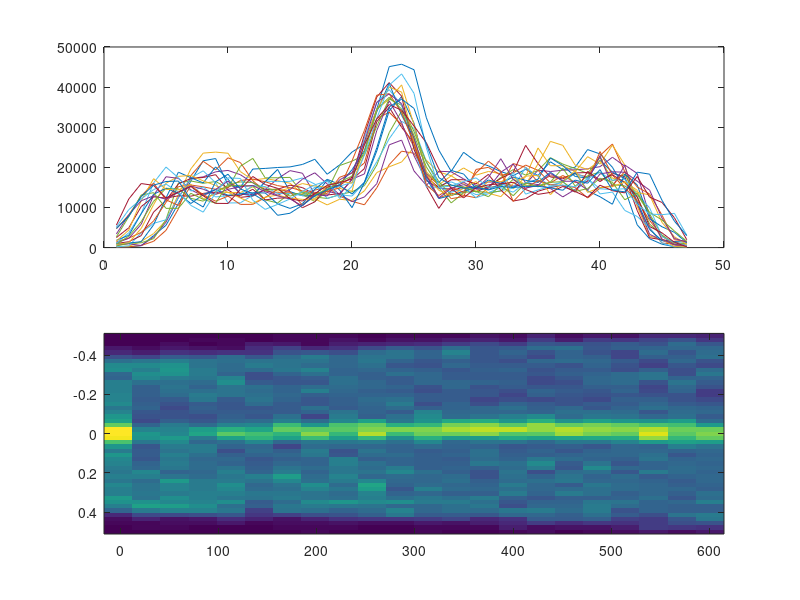
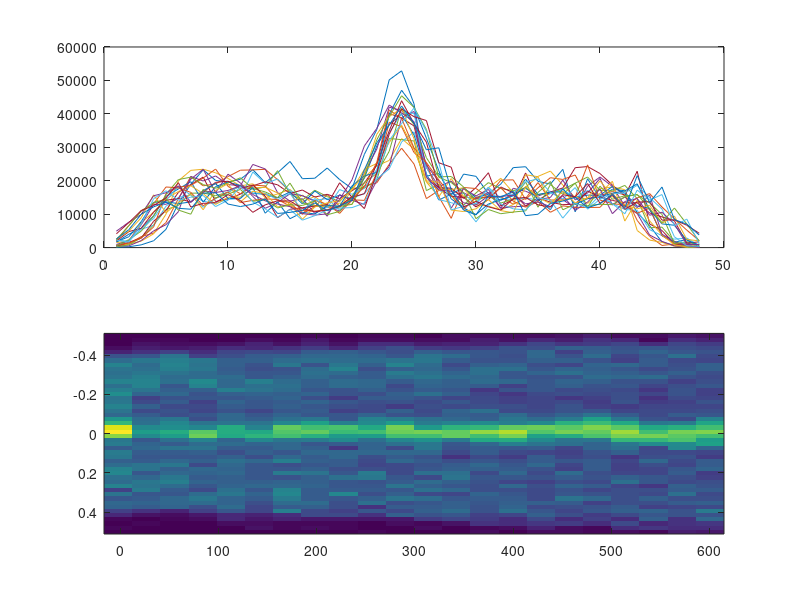
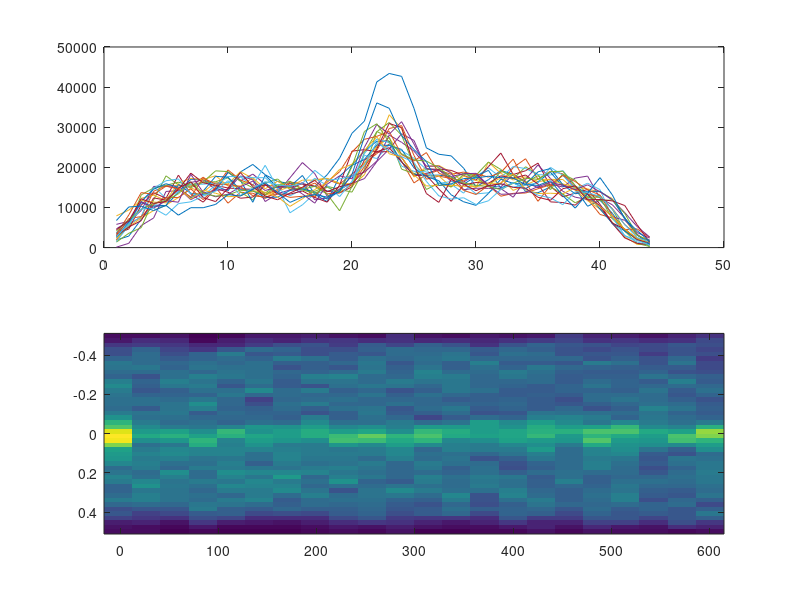
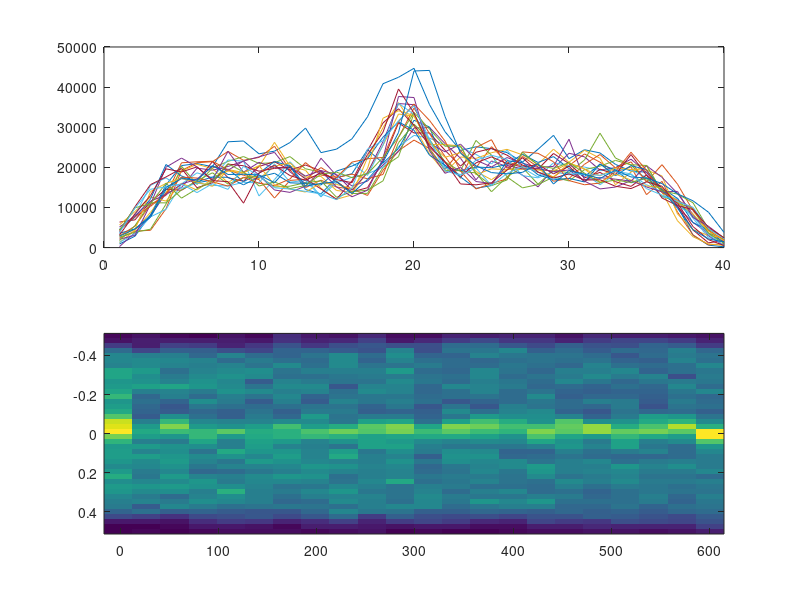

Recreate these plots in MATLAB, in order.
%plot raw kymographs and line profiles of every cell in file

clear

load('Pal_dividing_30s.mat');

 t=[-2; t']';

i=1;
while i<length(cells)+1
    
    data=cells{i};
    %remove edges and interpolate data 
    %data=bindata(data,binfact);
    %data=data(3:end-2,:)*diag(1./sum(data(3:end-2,:),1));
    %npixels(i)=length(data(:,1));
    %data=interp1(([1:npixels(i)]-1)/(npixels(i)-1),data,0:0.02:1);
    
    figure(i)
    clf
    subplot(2,1,1)
    plot(data)
    
    subplot(2,1,2)
    imagesc(t,[-1/2,1/2],data)

    trapz(data);

    i=i+1;
end


